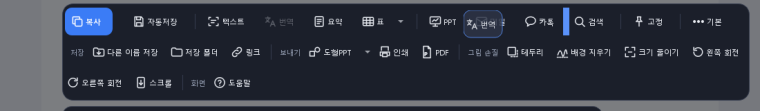
#> input picture capture_tool/app/guide_images/bar_full.png, 760 x 111 px
$ python -i stitch.py   (imports and definitions only)
#> lines starting #> are read from the running program, lines starting #| are printed output that depends on the picture
#> further down, picture is the input picture: shape (111, 760, 3); mean B, G, R 66.6, 55, 50.3
"""Scroll capture: join overlapping screenshots of a scrolling view into one tall image.

Each new frame is compared with the previous one:
- rows that stay put at the top/bottom (sticky header/footer) are measured once and kept once;
- in the band between them, the content moved up by `shift` rows; the new rows at the bottom
  of the band are appended.
Rows are compared by exact hashes of their (slightly quantized) gray values, over the middle
columns only, so a scrollbar or a hover effect at the edge doesn't break the match. Plain rows
(white space) match anything and are ignored when scoring a shift."""
from __future__ import annotations

from dataclasses import dataclass

import cv2
import numpy as np

ADDED, SAME, NOMATCH, FULL = "added", "same", "nomatch", "full"
MIN_SCORE = 0.9          # share of informative overlap rows that must match exactly
MIN_INFO_ROWS = 8        # informative rows needed in the overlap to trust a shift
LOOSE_SCORE = 0.6        # partly covered view: the best shift must still match this much ...
LOOSE_MARGIN = 0.3       # ... and beat every shift farther than NEAR rows away by this much
NEAR = 16
ROW_TOL = 8              # gray levels: rows this close count as equal (anti-aliasing at 125%/150%)
TOL_STEP = 4             # every 4th column is enough for the tolerant comparison
STRIPS = 8               # vertical strips voting on the shift when only part of the view scrolls
CLASS_MARGIN = 0.15      # a column "moves" / "stays" when one comparison beats the other by this
GROW = 16                # blank columns kept beside the scrolling content when cropping a panel off
EDGE_ZONE = 40           # px at the right edge where a moving scrollbar is looked for
MAX_BAND_FRACTION = 1 / 3  # sticky header / footer can't be more than this of the frame each


@dataclass
class StepResult:
    status: str
    shift: int = 0


def _bgr(frame: np.ndarray) -> np.ndarray:
    if frame.ndim == 2:
        return cv2.cvtColor(frame, cv2.COLOR_GRAY2BGR)
    return np.ascontiguousarray(frame[:, :, :3])


class Stitcher:
    def __init__(self, max_height: int = 20000, max_pixels: int = 32_000_000):
        self.max_height = max_height
        self.max_pixels = max_pixels
        self.first: np.ndarray | None = None
        self.last: np.ndarray | None = None
        self.pieces: list[np.ndarray] = []
        self.top = self.bottom = None          # sticky header / footer rows (fixed at the first move)
        self.crop_right = 0
        self.truncated = False
        self.frames = 0
        self._weights = None
        self._prev_hash = self._prev_info = None
        self._moving = self._static = None       # per-column votes: scrolls with the content / stays put
        self.guessed = 0                          # steps joined on the expected shift (blank overlap)

    # --- row signatures --------------------------------------------------------------
    def _cols(self, w: int) -> slice:
        m = max(16, int(w * 0.03))
        if w < 3 * m:                     # a very narrow area: use every column
            return slice(0, max(1, w))
        return slice(m, w - m)

    def _signature(self, img: np.ndarray) -> tuple[np.ndarray, np.ndarray]:
        gray = cv2.cvtColor(img, cv2.COLOR_BGR2GRAY)[:, self._cols(img.shape[1])]
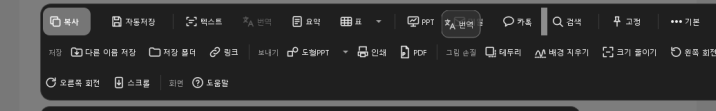
#> gray: shape (111, 716); min 31, max 238, mean 52.1
        q = (gray >> 2).astype(np.uint64)
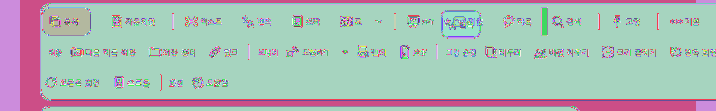
#> q: shape (111, 716) uint64; 53 distinct labels, from 7 to 59; one colour per label, 0 black
        if self._weights is None or self._weights.shape[0] != q.shape[1]:
            rng = np.random.default_rng(12345)
            self._weights = rng.integers(1, 2 ** 62, q.shape[1], dtype=np.uint64)
        h = q @ self._weights                                  # wraps mod 2^64: a row hash
#> h = 111 values, max 18352734134398538425 at index 95, min 417060133641804228 at index 13, mean 1.07e+19
        info = (gray.max(axis=1).astype(int) - gray.min(axis=1)) > 16
        return h, info

    # --- joining --------------------------------------------------------------------
    # [5 lines left out: function height, not called in this run]

    def _cap(self) -> int:
        w = self.first.shape[1] if self.first is not None else 1
        return max(1, min(self.max_height, self.max_pixels // max(1, w)))

    def add(self, frame: np.ndarray, expected: int | None = None) -> StepResult:
        img = _bgr(frame)
        self.frames += 1
        if self.first is None:
            self.first = self.last = img
            self._prev_hash, self._prev_info = self._signature(img)
#> self._prev_hash has the same summary as h in _signature
            self._prev_gray = self._gray(img)
            if img.shape[0] > self._cap():
                self.truncated = True
                return StepResult(FULL)
            return StepResult(ADDED)
        if img.shape != self.last.shape:
            raise ValueError(f"frame size changed: {img.shape} vs {self.last.shape}")
        h = img.shape[0]
        ch, ci = self._signature(img)
        ph, pi = self._prev_hash, self._prev_info
        if np.array_equal(ch, ph):
            return StepResult(SAME)
        cg, pg = self._gray(img), self._prev_gray
        if self.top is None:
            self.top, self.bottom = self._sticky(ph == ch, h)
            if self.top == 0 and self.bottom == 0:      # maybe only anti-aliasing differs
                self.top, self.bottom = self._sticky(self._row_diff(pg, cg) < ROW_TOL, h)
        t, b = self.top, h - self.bottom
        shift = self._find_shift(ph[t:b], pi[t:b], ch[t:b], expected)
        if shift is None:
            # exact rows didn't line up: allow the small pixel differences that fractional
            # scroll positions cause on scaled displays
            shift = self._find_shift_tolerant(pg[t:b], cg[t:b], pi[t:b], expected)
        if shift is None:
            # only part of the width scrolls (PDF thumbnails, a fixed side menu, frozen columns):
            # let vertical strips vote; the ones that stay put are left out
            shift = self._strip_shift(self.last[t:b], img[t:b], expected)
        if (shift is None or shift == 0) and expected:
            left, right = self._column_span(img.shape[1])       # the part that scrolls
            moved = not np.array_equal(self.last[t:b, left:right], img[t:b, left:right])
            if moved and self._overlap_blank(self.last[t:b, left:right], expected):
                shift = expected      # nothing to line up (blank page / gap): trust the scroll step
                self.guessed += 1
        if shift is None:
            return StepResult(NOMATCH)
        if shift == 0:
            return StepResult(SAME)
        self._classify_columns(self.last[t:b], img[t:b], shift)
        self._note_scrollbar(self.last[t:b], img[t:b], shift)
        new = img[b - shift:b]
        room = self._cap() - self.height
        status = ADDED
        if new.shape[0] > room:
            new = new[:max(0, room)]
            self.truncated = True
            status = FULL
        if new.shape[0]:
            self.pieces.append(new)
        self.last = img
        self._prev_hash, self._prev_info = ch, ci
        self._prev_gray = cg
        return StepResult(status, shift)

    # --- partial-width scrolling ------------------------------------------------------------
    # [105 lines left out: functions _strip_shift, _pick_strict, _overlap_blank, _classify_columns, _column_span, not called in this run]

    def _gray(self, img: np.ndarray) -> np.ndarray:
        return cv2.cvtColor(img, cv2.COLOR_BGR2GRAY)[:, self._cols(img.shape[1])][:, ::TOL_STEP].astype(np.int16)
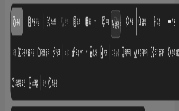
#> returned value: shape (111, 179) int16; min 31, max 236, mean 52.3

    @staticmethod
    def _row_diff(a: np.ndarray, b: np.ndarray) -> np.ndarray:
        return np.abs(a - b).mean(axis=1)

    # [87 lines left out: functions _sticky, _find_shift, _find_shift_tolerant, _pick, _note_scrollbar, result, not called in this run]

>>> import cv2
>>> picture = cv2.imread('../app/guide_images/bar_full.png')
>>> result = Stitcher().add(picture)
#> in _cap, `w = self.first.shape[1] if self.first is not None else 1`: w = 760
